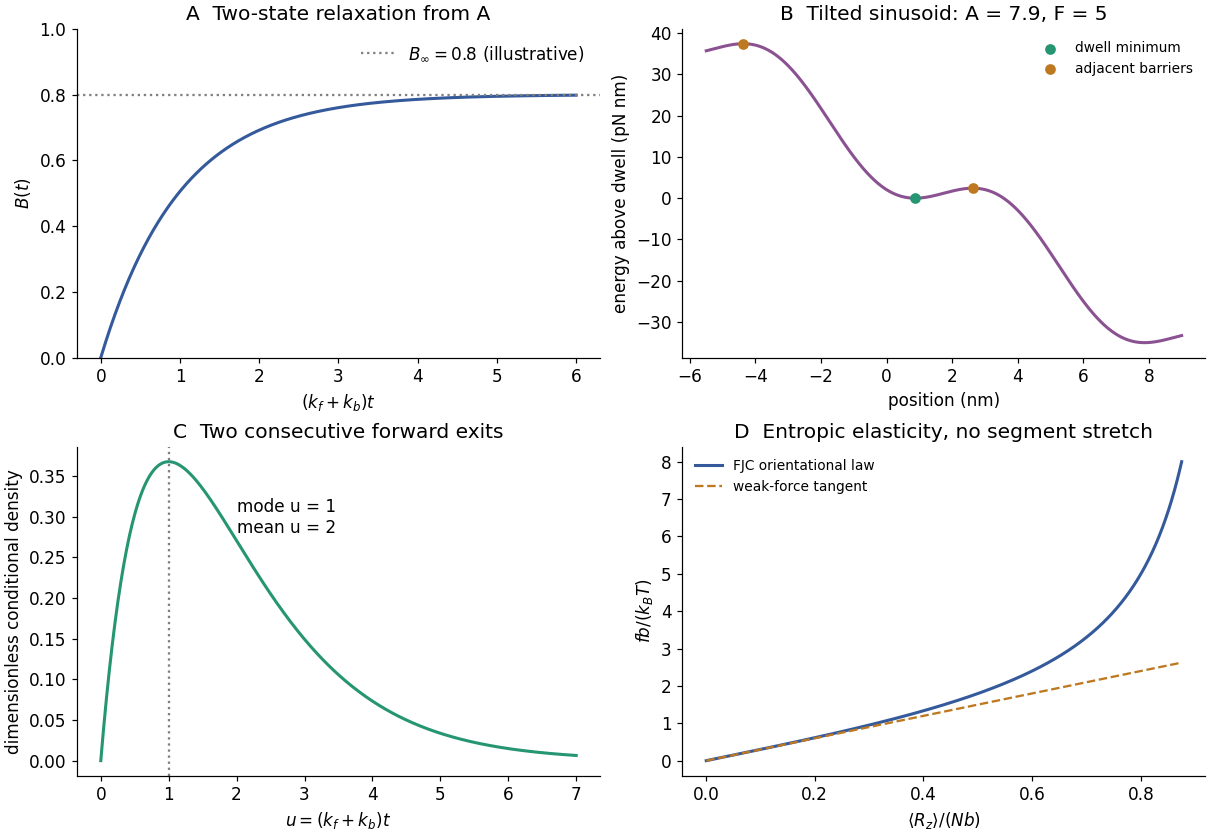

Recreate this plot in Python.
"""Original relaxation, energy landscape, waiting density and chain response."""
from pathlib import Path
import numpy as np
import matplotlib
matplotlib.use('Agg')
import matplotlib.pyplot as plt
plt.rcParams.update({'font.size': 11, 'axes.spines.top': False, 'axes.spines.right': False})
fig, axes=plt.subplots(2,2,figsize=(11,7.6),layout='constrained',facecolor='white')
a=axes[0,0]; t=np.linspace(0,6,400)
a.plot(t,.8*(1-np.exp(-t)),lw=2,color='#355a9b')
a.axhline(.8,color='grey',ls=':',label=r'$B_\infty=0.8$ (illustrative)')
a.set(xlabel=r'$(k_f+k_b)t$',ylabel='$B(t)$',ylim=(0,1),title='A  Two-state relaxation from A'); a.legend(frameon=False)
a=axes[0,1]; d=7.; A=7.9; F=5.; x=np.linspace(-5.5,9,1200)
U=lambda x: A*(1-np.cos(2*np.pi*x/d))-F*x
s=F*d/(2*np.pi*A); theta=np.arcsin(s); xm=d*theta/(2*np.pi)
barriers=np.array([-d/2-d*theta/(2*np.pi),d/2-d*theta/(2*np.pi)])
a.plot(x,U(x)-U(xm),lw=2,color='#8b5292')
a.scatter([xm],[0],color='#269572',zorder=4,label='dwell minimum')
a.scatter(barriers,U(barriers)-U(xm),color='#bd7820',zorder=4,label='adjacent barriers')
a.set(xlabel='position (nm)',ylabel='energy above dwell (pN nm)',title='B  Tilted sinusoid: A = 7.9, F = 5')
a.legend(frameon=False,fontsize=9)
a=axes[1,0]; u=np.linspace(0,7,500)
a.plot(u,u*np.exp(-u),lw=2,color='#269572'); a.axvline(1,color='grey',ls=':')
a.set(xlabel=r'$u=(k_f+k_b)t$',ylabel='dimensionless conditional density',title='C  Two consecutive forward exits')
a.text(2,.28,'mode u = 1\nmean u = 2')
a=axes[1,1]; u=np.linspace(.001,8,500); L=1/np.tanh(u)-1/u
# Plot force against extension, without using inconsistent source parameters.
a.plot(L,u,lw=2,color='#355a9b',label='FJC orientational law')
a.plot(L,3*L,ls='--',color='#bd7820',label='weak-force tangent')
a.set(xlabel=r'$\langle R_z\rangle/(Nb)$',ylabel=r'$fb/(k_BT)$',title='D  Entropic elasticity, no segment stretch')
a.legend(frameon=False,fontsize=9)
fig.savefig(Path.cwd()/Path(__file__).with_suffix('.png').name,dpi=110,facecolor='white')
